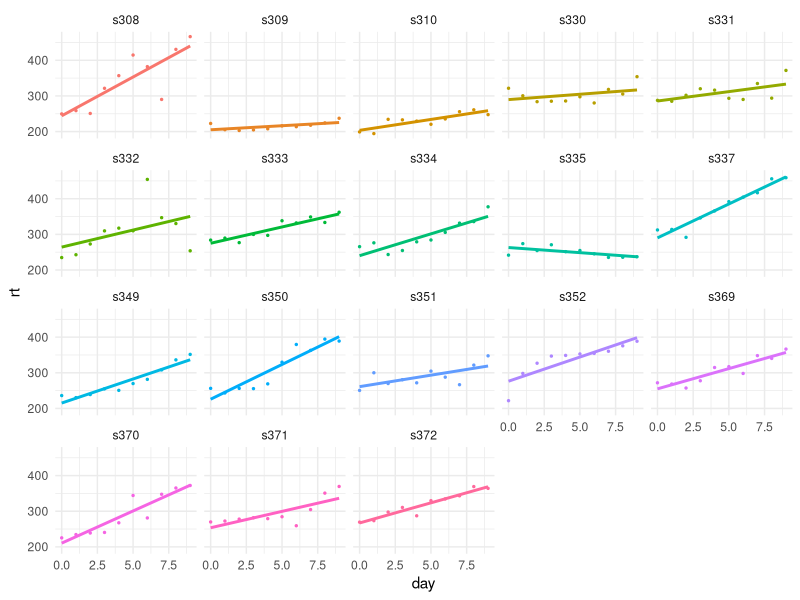

The R script that drew this image:
## ---- chunk 1
#| include = FALSE
knitr::opts_chunk$set(echo = TRUE,
                      warning = FALSE,
                      message = FALSE)
## ---- chunk 2
#| echo = F
library(tidyverse)
theme_set(theme_classic())
set.seed(101010101)
## ---- chunk 3
library(tidyverse)

data_df <- tribble(
  ~x, ~y,
  'A', 1,
  'A', 7,
  'A', 11,
  'B', 3,
  'B', -7,
  'B', 5
)
## ---- chunk 4
sleepstudy <- read_csv('data/sleepstudy.csv')
sleepstudy
## ---- chunk 5
sleepstudy %>% 
  group_by(subject) %>% 
  summarise(avg = mean(rt),
            stdev = sd(rt))
## ---- chunk 6
sleepstudy %>% 
  ggplot(aes(x = day, y = rt, colour = subject)) +
  geom_point(size = 0.5) +
  stat_smooth(method = 'lm', se = F) +
  facet_wrap(~subject) +
  theme_minimal() +
  theme(legend.position = 'none')
## ---- chunk 7
sleepstudy %>% 
  group_by(subject) %>% 
  nest()
## ---- chunk 8
M_grouped <- sleepstudy %>% 
  group_by(subject) %>% 
  nest() %>% 
  mutate(
    model = map(data, ~lm(rt ~ day, data = .))
  )

M_grouped
## ---- chunk 9
M_grouped %>% 
  mutate(rsq = map_dbl(model, ~summary(.)$r.sq)) %>% 
  ungroup() %>% 
  select(subject, rsq)
## ---- chunk 10
model_summary <- function(M){
  c(rsq = summary(M)$r.sq,
    adj_rsq = summary(M)$adj.r.sq,
    sigma = sigma(M),
    intercept = unname(coef(M)[1]),
    slope = unname(coef(M)[2])
  )
}
## ---- chunk 11
M_grouped$model[[1]] %>% 
  model_summary()
## ---- chunk 12
M_grouped %>% 
  mutate(summaries = map(model, model_summary))
## ---- chunk 13
M_grouped %>% 
  mutate(summaries = map(model, model_summary)) %>% 
  unnest_wider(col = summaries) %>% 
  ungroup() %>% 
  select(-c(data, model))
